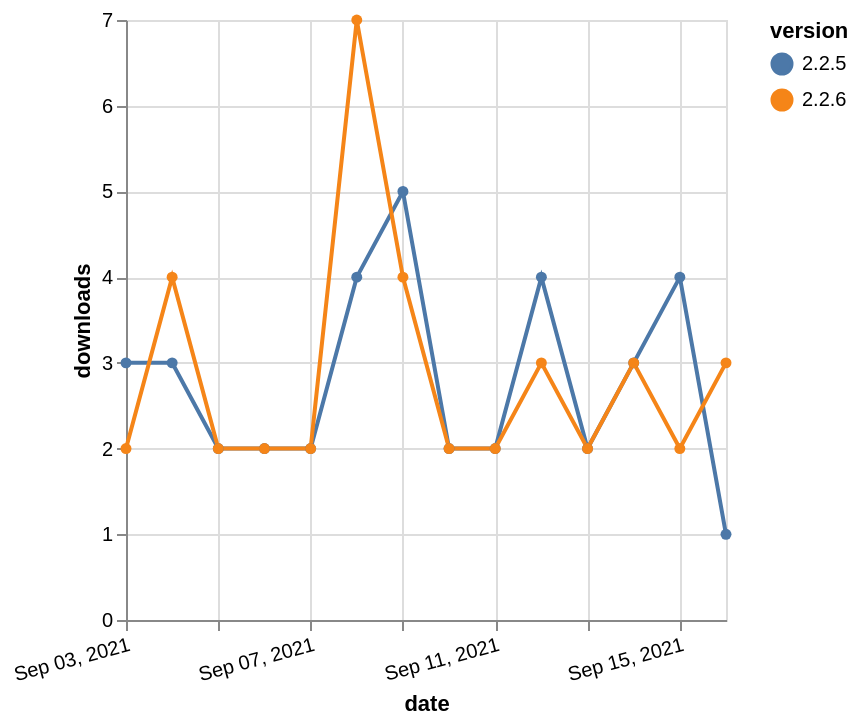

Source (Vega-Lite JSON):
### Vega-Lite specification from a JSON file in a GitHub repository (floating-point values rounded to 4 significant figures)
{"$schema": "https://vega.github.io/schema/vega-lite/v5.json", "description": "A simple bar chart with embedded data.", "data": {"values": [{"date": "2021-09-03", "total": 3611, "delta": 3, "version": "2.2.5"}, {"date": "2021-09-04", "total": 3614, "delta": 3, "version": "2.2.5"}, {"date": "2021-09-05", "total": 3616, "delta": 2, "version": "2.2.5"}, {"date": "2021-09-06", "total": 3618, "delta": 2, "version": "2.2.5"}, {"date": "2021-09-07", "total": 3620, "delta": 2, "version": "2.2.5"}, {"date": "2021-09-08", "total": 3624, "delta": 4, "version": "2.2.5"}, {"date": "2021-09-09", "total": 3629, "delta": 5, "version": "2.2.5"}, {"date": "2021-09-10", "total": 3631, "delta": 2, "version": "2.2.5"}, {"date": "2021-09-11", "total": 3633, "delta": 2, "version": "2.2.5"}, {"date": "2021-09-12", "total": 3637, "delta": 4, "version": "2.2.5"}, {"date": "2021-09-13", "total": 3639, "delta": 2, "version": "2.2.5"}, {"date": "2021-09-14", "total": 3642, "delta": 3, "version": "2.2.5"}, {"date": "2021-09-15", "total": 3646, "delta": 4, "version": "2.2.5"}, {"date": "2021-09-16", "total": 3647, "delta": 1, "version": "2.2.5"}, {"date": "2021-09-03", "total": 3089, "delta": 2, "version": "2.2.6"}, {"date": "2021-09-04", "total": 3093, "delta": 4, "version": "2.2.6"}, {"date": "2021-09-05", "total": 3095, "delta": 2, "version": "2.2.6"}, {"date": "2021-09-06", "total": 3097, "delta": 2, "version": "2.2.6"}, {"date": "2021-09-07", "total": 3099, "delta": 2, "version": "2.2.6"}, {"date": "2021-09-08", "total": 3106, "delta": 7, "version": "2.2.6"}, {"date": "2021-09-09", "total": 3110, "delta": 4, "version": "2.2.6"}, {"date": "2021-09-10", "total": 3112, "delta": 2, "version": "2.2.6"}, {"date": "2021-09-11", "total": 3114, "delta": 2, "version": "2.2.6"}, {"date": "2021-09-12", "total": 3117, "delta": 3, "version": "2.2.6"}, {"date": "2021-09-13", "total": 3119, "delta": 2, "version": "2.2.6"}, {"date": "2021-09-14", "total": 3122, "delta": 3, "version": "2.2.6"}, {"date": "2021-09-15", "total": 3124, "delta": 2, "version": "2.2.6"}, {"date": "2021-09-16", "total": 3127, "delta": 3, "version": "2.2.6"}]}, "width": "container", "mark": {"type": "line", "point": {"filled": true}}, "encoding": {"x": {"field": "date", "type": "temporal", "timeUnit": "yearmonthdate", "title": "date", "axis": {"labelAngle": -15}}, "y": {"field": "delta", "type": "quantitative", "title": "downloads"}, "color": {"field": "version", "type": "nominal"}, "tooltip": {"field": "delta"}}}
